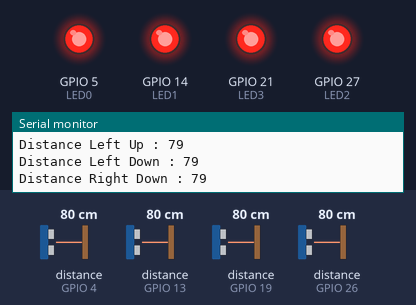
This sketch was run on a simulated ESP32. Parts: output pins drawn as LEDs (lit = HIGH), the last lines printed to the serial monitor. Wiring (from diagram.json): 4 × ultrasonic range finder: trigger GPIO 2, echo GPIO 4 / trigger GPIO 12, echo GPIO 13 / trigger GPIO 25, echo GPIO 26 / trigger GPIO 18, echo GPIO 19. Dashed ring = blinking. The inputs (shaded band) are chosen by the test bench; at power-on: distance to the obstacle (sensors on GPIO 4, GPIO 13, GPIO 19, GPIO 26) 80 cm. The echo pulse lasts 58.3 µs per cm; pins used as bus, display or sensor lines are not drawn.

Above: at 1.8 s.
1.9 s: distance to the obstacle (sensor on GPIO 4) set to 97 cm
3.4 s: distance to the obstacle (sensor on GPIO 4) set to 106 cm
At 3.77 s:
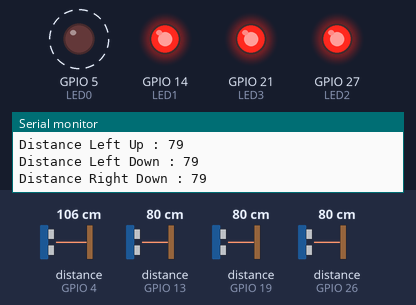
6.5 s: distance to the obstacle (sensor on GPIO 13) set to 96 cm
9.6 s: distance to the obstacle (sensor on GPIO 13) set to 107 cm
At 10.27 s:
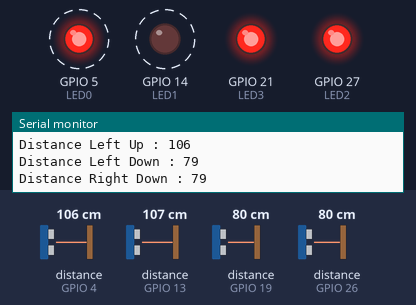
12.7 s: distance to the obstacle (sensor on GPIO 19) set to 98 cm
15.8 s: distance to the obstacle (sensor on GPIO 19) set to 105 cm
At 16.27 s:
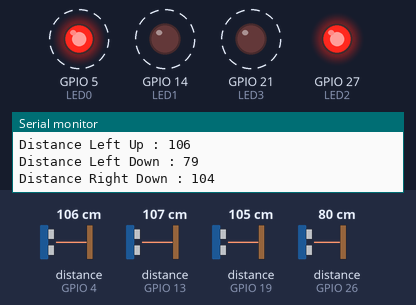
Timing chart, 0 to 19.9 s (numbered marks = the images above; inputs shaded):
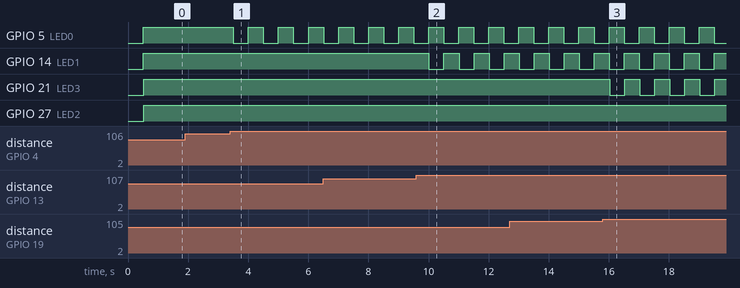

The sketch:

4sonic-Sensor-With-LED-code.ino
```cpp
// Define LED pins
#define LED0 5
#define LED1 14
#define LED2 27
#define LED3 21

// Define trigger and echo pins for ultrasonic sensors
int trigPin0 = 2;
int echoPin0 = 4;
int trigPin1 = 12;
int echoPin1 = 13;
int trigPin2 = 25;
int echoPin2 = 26;
int trigPin3 = 18;
int echoPin3 = 19;

// Variables to store duration and distance measurements
long duration0, duration1, duration2, duration3;
int distance0, distance1, distance2, distance3;

// Variables to track LED states
bool led0State = false;
bool led1State = false;
bool led2State = false;
bool led3State = false;

// Variable to store previous millis for interval timing
unsigned long previousMillis = 0;
const long interval = 500;

void setup() {
    // Set LED pins as OUTPUT
    pinMode(LED0, OUTPUT);
    pinMode(LED1, OUTPUT);
    pinMode(LED2, OUTPUT);
    pinMode(LED3, OUTPUT);

    // Set trigger pins as OUTPUT and echo pins as INPUT
    pinMode(trigPin0, OUTPUT);
    pinMode(echoPin0, INPUT);
    pinMode(trigPin1, OUTPUT);
    pinMode(echoPin1, INPUT);
    pinMode(trigPin2, OUTPUT);
    pinMode(echoPin2, INPUT);
    pinMode(trigPin3, OUTPUT);
    pinMode(echoPin3, INPUT);

    // Start serial communication at 36000 baud rate
    Serial.begin(36000);
}

void loop() {
    // Get the current millis value
    unsigned long currentMillis = millis();

    // Check if the interval has elapsed for simultaneous LED control
    if (currentMillis - previousMillis >= interval) {
        previousMillis = currentMillis;

        // Measure and display distance for each sensor and control respective LED
        measureAndDisplayDistance(trigPin0, echoPin0, "Distance Right Up : ", LED0, led0State);
        measureAndDisplayDistance(trigPin1, echoPin1, "Distance Left Up : ", LED1, led1State);
        measureAndDisplayDistance(trigPin2, echoPin2, "Distance Left Down : ", LED2, led2State);
        measureAndDisplayDistance(trigPin3, echoPin3, "Distance Right Down : ", LED3, led3State);
    }
}

// Function to measure distance and control LED based on distance range
void measureAndDisplayDistance(int trigPin, int echoPin, const char* prefix, int ledPin, bool& ledState) {
    // Trigger the ultrasonic sensor
    digitalWrite(trigPin, LOW);
    delayMicroseconds(2);
    digitalWrite(trigPin, HIGH);
    delayMicroseconds(10);
    digitalWrite(trigPin, LOW);

    // Measure the duration and calculate distance
    long duration = pulseIn(echoPin, HIGH);
    int distance = duration * 0.034 / 2;

    // Print distance to Serial Monitor
    Serial.print(prefix);
    Serial.println(distance);

    // Control LED based on distance range
    if (distance <= 100) {
        digitalWrite(ledPin, HIGH);
        ledState = true;
    } else if (distance > 100 && distance <= 200) {
        // Blink the LED if the distance is between 100 and 200
        if (ledState) {
            digitalWrite(ledPin, LOW);
            ledState = false;
        } else {
            digitalWrite(ledPin, HIGH);
            ledState = true;
        }
    } else {
        // Turn off the LED if the distance is greater than 200
        digitalWrite(ledPin, LOW);
        ledState = false;
    }
}
```

Measured:
- the behaviour switches between 101 and 102 cm on distance to the obstacle (sensor on GPIO 4) (found by bisection; images 0 and 1)
- the behaviour switches between 101 and 102 cm on distance to the obstacle (sensor on GPIO 13) (found by bisection; images 1 and 2)
- the behaviour switches between 101 and 102 cm on distance to the obstacle (sensor on GPIO 19) (found by bisection; images 2 and 3)
- after the input at 3.4 s, GPIO 5 (LED0): alternates HIGH for 0.50 s and LOW for 0.50 s, starting after 0.11 s
- after the input at 9.6 s, GPIO 14 (LED1): alternates HIGH for 0.50 s and LOW for 0.50 s, starting after 0.42 s
- after the input at 15.8 s, GPIO 21 (LED3): alternates HIGH for 0.50 s and LOW for 0.50 s, starting after 0.23 s
